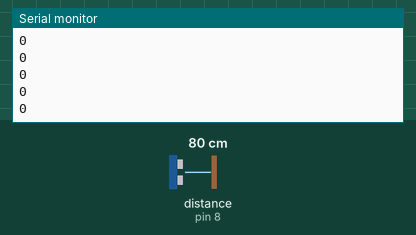
Bench run of a sketch on a simulated Arduino Uno, built with avr-gcc and run on an emulated ATmega328P. Parts: the last lines printed to the serial monitor. The inputs (shaded band) are chosen by the test bench; at power-on: distance to the obstacle (sensor on pin 8) 80 cm. The echo pulse lasts 58.3 µs per cm.

Above: at 1.2 s.
1.3 s: distance to the obstacle (sensor on pin 8) set to 2 cm
At 1.34 s:
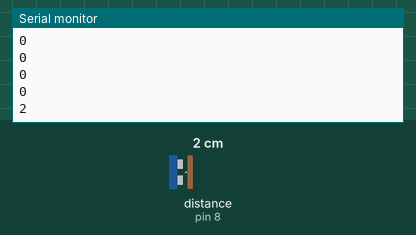
2.8 s: distance to the obstacle (sensor on pin 8) set to 4 cm
At 2.85 s:
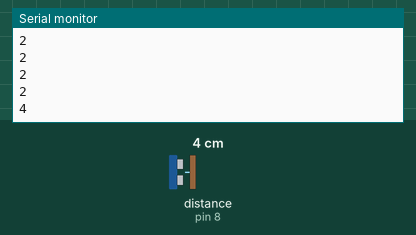
Timing chart, 0 to 5.8 s (numbered marks = the images above; inputs shaded):
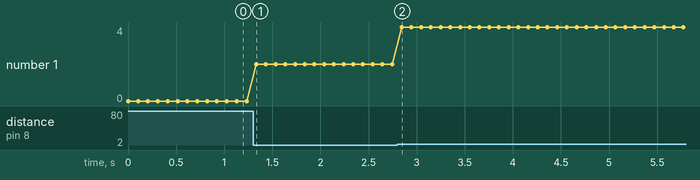

The sketch:

sensing.ino
```cpp
#include <NewPing.h>
const int triggerPin=7;
const int echoPin = 8;
const int maxDistance = 30;

NewPing sonar(triggerPin, echoPin, maxDistance);

void setup() {
  Serial.begin(9600);
}

void loop() {
  int distance = sonar.ping_cm();
  Serial.println(distance);
  delay(100);
}
```

Ping.cpp
```cpp
#include "Arduino.h"
#include "Ping.h"

Ping::Ping(const int echoPin, const int triggerPin) {
  pinMode(echoPin, INPUT);
  pinMode(triggerPin, OUTPUT);
  _echoPin = echoPin;
  _triggerPin = triggerPin;
}

float Ping::pulse() {
  digitalWrite(_triggerPin, LOW);
  delayMicroseconds(2);
  digitalWrite(_triggerPin, HIGH);
  delayMicroseconds(10);
  digitalWrite(_triggerPin, LOW);
  // Mål hvor lang tid det tar før ekkoet kommer tilbake
  long duration = pulseIn(_echoPin, HIGH);
  // Calculate distance in cm:
  // 58 comes from the HC-SR04 datasheet (check docs/ folder)
  float distance = (float)duration / (float)58;
  return distance;
}
```

Ping.h
```cpp
#ifndef Ping_h
#define Ping_h

#include "Arduino.h"

// Class for ultrasonic rangefinders
class Ping {
  public:
    Ping(const int echoPin, const int triggerPin);
    // Pulse returns range in cm
    float pulse();
  private:
    int _echoPin;
    int _triggerPin;
};

#endif
```

Measured:
- after the input at 1.3 s, the serial monitor: prints a new line at once (image 1)
- after the input at 2.8 s, the serial monitor: prints a new line after 0.05 s (image 2)
- plotted number 1: 0 → 2 after the input at 1.3 s, 2 → 4 after the input at 2.8 s
